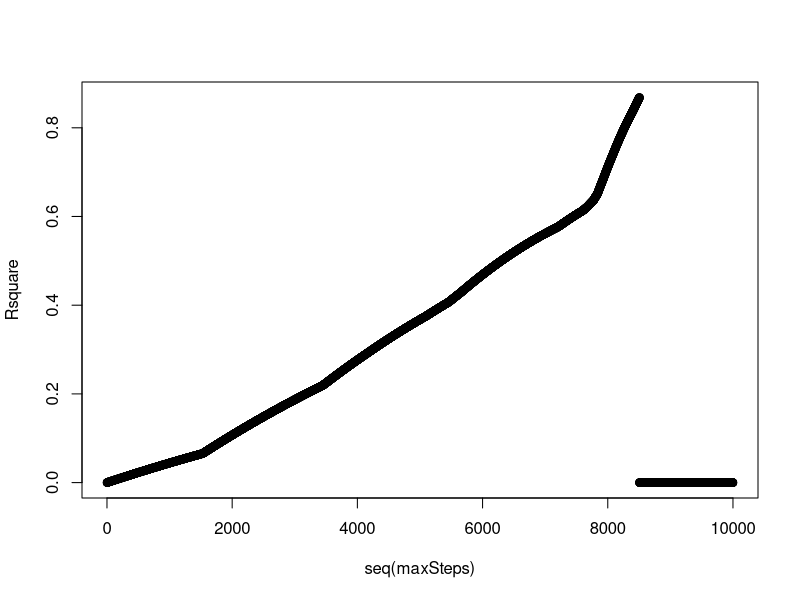

The R source for this figure:
rm(list=ls())
myData <- read.csv("myData-3.csv")
# Remove row names
myData <- myData[,2:dim(myData)[2]]

# -------------------- ITERATIONS -------------------- #

myX <- as.matrix(myData[,2:dim(myData)[2]])
myY <- myData[,1]
dn <- dim(myX)[1]
dm <- dim(myX)[2]
# Why it is different from colMeans(myX)?
myX <- scale(myX, drop(rep(1,dn) %*% myX)/dn, FALSE)
myX <- scale(myX, FALSE, sqrt(drop(rep( 1,dn) %*% (myX^2))))
myY <- drop(myY - mean(myY))

# -------------------- ITERATIONS -------------------- #

stepLength <- 0.00025
maxSteps <- 10000
myThre <- 10^-15
k=1
XA <- NULL
activeSet <- rep(F, dm)
mu <- rep(0,dn)
error <- myY-mu
B <- matrix(0,dm,maxSteps)
beta <- rep(0,dm)
BETA <- matrix(0,dm,maxSteps)
cHat <- t(myX) %*% error
logicNonSingularity <- T
# -------------------- #
SST <- t(myY) %*% myY
SSE <- rep(0,maxSteps)
Rsquare <- rep(0,maxSteps)
# -------------------- #
varSeq <- list()
# -------------------- #

while(k<=maxSteps && logicNonSingularity) {
  error <- myY-mu
  errCor <- cor(myX, error)
  index <- which.max(abs(errCor))
  activeSet[index] <- T
  varSeq[k] <- paste("variable no.",index,"added:",
                     names(as.data.frame(myX))[index])
  
  sign <- sign(cor(myX, error))
  signId <- diag(dm)
  for(i in 1:dm) {
    signId[i,i] <-sign[i]
  }  
  XA <- (myX %*% signId)[,activeSet]
  XA <- as.matrix(XA)
  
  one <- rep(1,sum(activeSet))
  gamma <- stepLength
  
  u <- gamma * (XA %*% solve(t(XA) %*% XA) %*% one)
  mu <- mu + u
  error <- myY-mu
  cHat <- t(myX) %*% error  
  # -------------------- #  
  SSE[k] <- t(error) %*% error
  Rsquare[k] <- 1 - (SSE[k]/SST)  
  # -------------------- #  
  k <- k+1
  logicNonSingularity <- max(0,dim(XA)[2])<max(28,dim(XA)[1]-1)
}

k <- k-1
BETA <- BETA[,1:k]
t <- colSums(abs(BETA))
beta <- solve(t(XA) %*% XA) %*% t(XA) %*% myY
varSeq <- sapply(varSeq,function(var){return(var)})
varSeq <- unique(varSeq)
plot(seq(maxSteps), Rsquare)